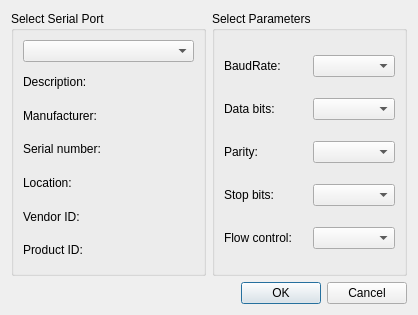
<?xml version="1.0" encoding="UTF-8"?>
<ui version="4.0">
 <class>SettingsDialog</class>
 <widget class="QDialog" name="SettingsDialog">
  <property name="geometry">
   <rect>
    <x>0</x>
    <y>0</y>
    <width>418</width>
    <height>315</height>
   </rect>
  </property>
  <property name="windowTitle">
   <string>Settings</string>
  </property>
  <layout class="QGridLayout" name="gridLayout_3">
   <item row="0" column="1">
    <widget class="QGroupBox" name="parametersBox">
     <property name="title">
      <string>Select Parameters</string>
     </property>
     <layout class="QGridLayout" name="gridLayout_2">
      <item row="0" column="0">
       <widget class="QLabel" name="baudRateLabel">
        <property name="toolTip">
         <string>Kenwood radios only support 4800 and 9600 baud.</string>
        </property>
        <property name="text">
         <string>BaudRate:</string>
        </property>
       </widget>
      </item>
      <item row="0" column="1">
       <widget class="QComboBox" name="baudRateBox"/>
      </item>
      <item row="1" column="0">
       <widget class="QLabel" name="dataBitsLabel">
        <property name="text">
         <string>Data bits:</string>
        </property>
       </widget>
      </item>
      <item row="1" column="1">
       <widget class="QComboBox" name="dataBitsBox"/>
      </item>
      <item row="2" column="0">
       <widget class="QLabel" name="parityLabel">
        <property name="text">
         <string>Parity:</string>
        </property>
       </widget>
      </item>
      <item row="2" column="1">
       <widget class="QComboBox" name="parityBox"/>
      </item>
      <item row="3" column="0">
       <widget class="QLabel" name="stopBitsLabel">
        <property name="text">
         <string>Stop bits:</string>
        </property>
       </widget>
      </item>
      <item row="3" column="1">
       <widget class="QComboBox" name="stopBitsBox"/>
      </item>
      <item row="4" column="0">
       <widget class="QLabel" name="flowControlLabel">
        <property name="text">
         <string>Flow control:</string>
        </property>
       </widget>
      </item>
      <item row="4" column="1">
       <widget class="QComboBox" name="flowControlBox"/>
      </item>
     </layout>
    </widget>
   </item>
   <item row="0" column="0">
    <widget class="QGroupBox" name="selectBox">
     <property name="title">
      <string>Select Serial Port</string>
     </property>
     <layout class="QGridLayout" name="gridLayout">
      <item row="0" column="0">
       <widget class="QComboBox" name="serialPortInfoListBox"/>
      </item>
      <item row="1" column="0">
       <widget class="QLabel" name="descriptionLabel">
        <property name="text">
         <string>Description:</string>
        </property>
       </widget>
      </item>
      <item row="2" column="0">
       <widget class="QLabel" name="manufacturerLabel">
        <property name="text">
         <string>Manufacturer:</string>
        </property>
       </widget>
      </item>
      <item row="3" column="0">
       <widget class="QLabel" name="serialNumberLabel">
        <property name="text">
         <string>Serial number:</string>
        </property>
       </widget>
      </item>
      <item row="4" column="0">
       <widget class="QLabel" name="locationLabel">
        <property name="text">
         <string>Location:</string>
        </property>
       </widget>
      </item>
      <item row="5" column="0">
       <widget class="QLabel" name="vidLabel">
        <property name="text">
         <string>Vendor ID:</string>
        </property>
       </widget>
      </item>
      <item row="6" column="0">
       <widget class="QLabel" name="pidLabel">
        <property name="text">
         <string>Product ID:</string>
        </property>
       </widget>
      </item>
     </layout>
    </widget>
   </item>
   <item row="1" column="0" colspan="2">
    <layout class="QHBoxLayout" name="horizontalLayout">
     <item>
      <spacer name="horizontalSpacer">
       <property name="orientation">
        <enum>Qt::Horizontal</enum>
       </property>
       <property name="sizeHint" stdset="0">
        <size>
         <width>96</width>
         <height>20</height>
        </size>
       </property>
      </spacer>
     </item>
     <item>
      <widget class="QDialogButtonBox" name="buttonBox">
       <property name="standardButtons">
        <set>QDialogButtonBox::Cancel|QDialogButtonBox::Ok</set>
       </property>
      </widget>
     </item>
    </layout>
   </item>
  </layout>
 </widget>
 <resources/>
 <connections>
  <connection>
   <sender>buttonBox</sender>
   <signal>rejected()</signal>
   <receiver>SettingsDialog</receiver>
   <slot>reject()</slot>
   <hints>
    <hint type="sourcelabel">
     <x>283</x>
     <y>288</y>
    </hint>
    <hint type="destinationlabel">
     <x>294</x>
     <y>379</y>
    </hint>
   </hints>
  </connection>
  <connection>
   <sender>buttonBox</sender>
   <signal>accepted()</signal>
   <receiver>SettingsDialog</receiver>
   <slot>accept()</slot>
   <hints>
    <hint type="sourcelabel">
     <x>354</x>
     <y>285</y>
    </hint>
    <hint type="destinationlabel">
     <x>351</x>
     <y>315</y>
    </hint>
   </hints>
  </connection>
 </connections>
</ui>
